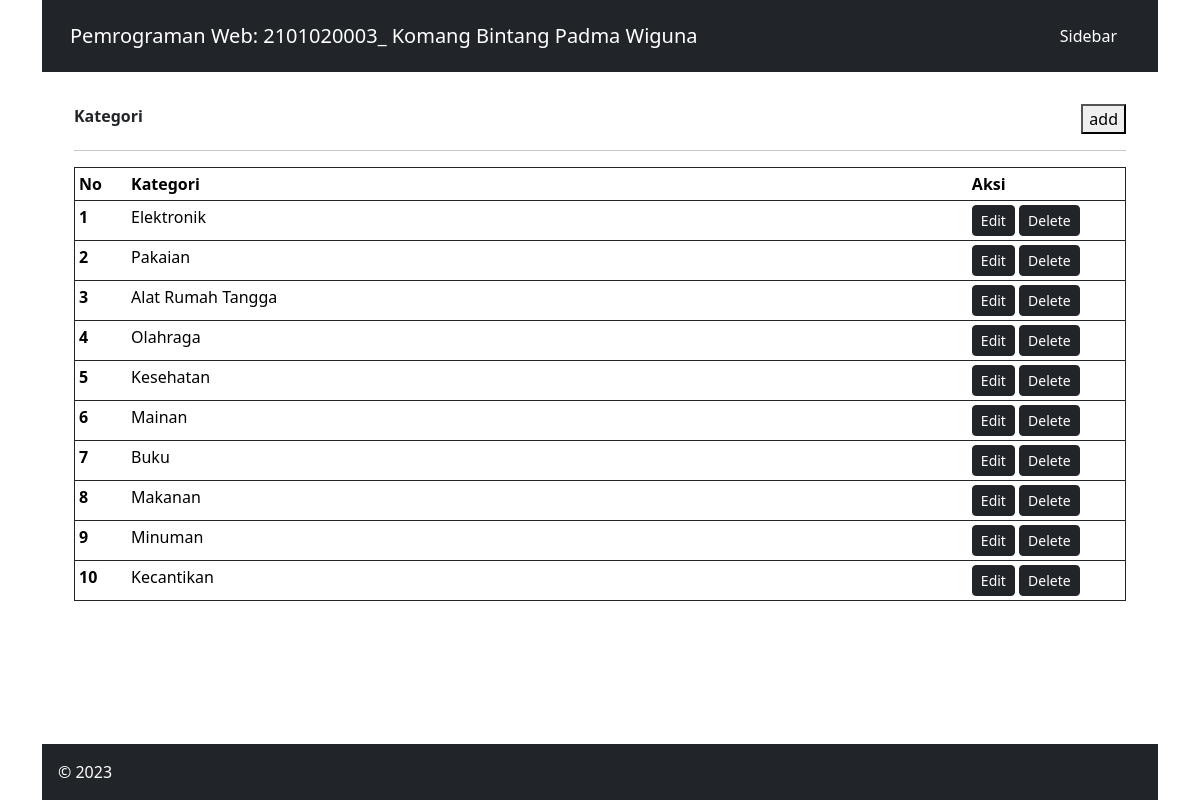
Screenshot of /index.php?page=kategori with the database file from the repository.
### tables this page shows
CREATE TABLE `produk` (
  `id_produk` int(11) NOT NULL,
  `nama_produk` varchar(255) NOT NULL,
  `id_kategori` int(11) NOT NULL,
  `harga` int(11) DEFAULT NULL,
  `gambar` varchar(255) DEFAULT NULL
);

CREATE TABLE `kategori` (
  `id_kategori` int(11) NOT NULL,
  `nama_kategori` varchar(255) NOT NULL
);

### kategori.php (the view)
<div class="row justify-content-between">
    <div class="col-10"><b>Kategori</b></div>
    <div class="col-2 d-flex justify-content-end align-items-end">
        <button btn btn-dark btn-sm>add</button>
    </div>
</div>
<hr>
<table class="table table-sm border border-dark">
    <thead class="thead-dark">
        <tr>
            <th scope="col" width="5%">No</th>
            <th scope="col">Kategori</th>
            <th scope="col" width="15%">Aksi</th>
        </tr>
    </thead>
    <tbody>
        <?php
        $stmt = "SELECT * FROM produk
        JOIN kategori ON produk.id_produk=kategori.id_kategori
        ";
        $datas = mysqli_query($conn, $stmt);
        while ($data = mysqli_fetch_array($datas)) {
        ?>
            <tr>
                <th scope="row"><?= $data['id_produk'] ?></th>
                <td><?= $data['nama_kategori'] ?></td>
                <td>
                    <button class="btn btn-dark btn-sm">Edit</button>
                    <button class="btn btn-dark btn-sm">Delete</button>
                </td>
            </tr>
        <?php } ?>
  </tbody>
</table>

### index.php (style rules this page uses)
html, body { height: 100%; }

### rows the page displays
produk: id_produk "1", id_kategori.nama_kategori "Elektronik"
produk: id_produk "2", id_kategori.nama_kategori "Pakaian"
produk: id_produk "3", id_kategori.nama_kategori "Alat Rumah Tangga"
produk: id_produk "4", id_kategori.nama_kategori "Olahraga"
produk: id_produk "5", id_kategori.nama_kategori "Kesehatan"
produk: id_produk "6", id_kategori.nama_kategori "Mainan"
produk: id_produk "7", id_kategori.nama_kategori "Buku"
produk: id_produk "8", id_kategori.nama_kategori "Makanan"
produk: id_produk "9", id_kategori.nama_kategori "Minuman"
produk: id_produk "10", id_kategori.nama_kategori "Kecantikan"
